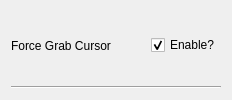
                <widget class="QWidget" name="widget11_forcegrabcursor" native="true">
                 <property name="sizePolicy">
                  <sizepolicy hsizetype="Preferred" vsizetype="Maximum">
                   <horstretch>0</horstretch>
                   <verstretch>0</verstretch>
                  </sizepolicy>
                 </property>
                 <property name="toolTip">
                  <string>&lt;html&gt;&lt;head/&gt;&lt;body&gt;&lt;p&gt;Ensures the mouse stays where it should in certain situations.</string>
                 </property>
                 <layout class="QVBoxLayout" name="verticalLayout_13">
                  <item>
                   <widget class="QWidget" name="widget_33" native="true">
                    <property name="sizePolicy">
                     <sizepolicy hsizetype="Preferred" vsizetype="Minimum">
                      <horstretch>0</horstretch>
                      <verstretch>0</verstretch>
                     </sizepolicy>
                    </property>
                    <layout class="QHBoxLayout" name="horizontalLayout_13" stretch="0,0,0">
                     <property name="spacing">
                      <number>0</number>
                     </property>
                     <property name="leftMargin">
                      <number>0</number>
                     </property>
                     <property name="topMargin">
                      <number>0</number>
                     </property>
                     <property name="rightMargin">
                      <number>0</number>
                     </property>
                     <property name="bottomMargin">
                      <number>0</number>
                     </property>
                     <item>
                      <widget class="QLabel" name="label_11">
                       <property name="text">
                        <string>Force Grab Cursor</string>
                       </property>
                      </widget>
                     </item>
                     <item>
                      <spacer name="horizontalSpacer_12">
                       <property name="orientation">
                        <enum>Qt::Orientation::Horizontal</enum>
                       </property>
                       <property name="sizeHint" stdset="0">
                        <size>
                         <width>40</width>
                         <height>20</height>
                        </size>
                       </property>
                      </spacer>
                     </item>
                     <item>
                      <widget class="QCheckBox" name="checkBox_forceGrabCursor">
                       <property name="enabled">
                        <bool>true</bool>
                       </property>
                       <property name="text">
                        <string>Enable?</string>
                       </property>
                       <property name="checked">
                        <bool>true</bool>
                       </property>
                       <property name="tristate">
                        <bool>false</bool>
                       </property>
                      </widget>
                     </item>
                    </layout>
                   </widget>
                  </item>
                  <item>
                   <widget class="Line" name="line_12">
                    <property name="orientation">
                     <enum>Qt::Orientation::Horizontal</enum>
                    </property>
                   </widget>
                  </item>
                 </layout>
                </widget>
